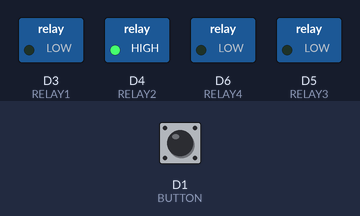
This sketch was run on a simulated ESP8266 (NodeMCU). On the bench: switched loads named in the sketch (green lamp = pin HIGH). The inputs (shaded band) are chosen by the test bench; at power-on: D1 (BUTTON) HIGH.

Above: at 1.2 s.
1.3 s: D1 (BUTTON) pulled LOW for 0.15 s
At 1.37 s:
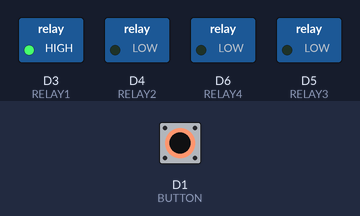
2.9 s: D1 (BUTTON) pulled LOW for 3.2 s
At 6.5 s:
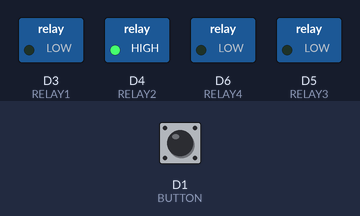
Timing chart, 0 to 8.0 s (numbered marks = the images above; inputs shaded):
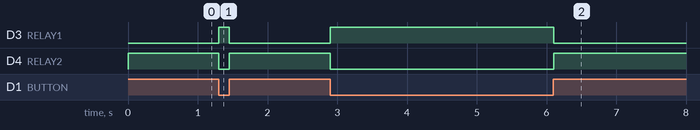

The sketch:

hbridge.ino
```cpp
/*
 * Project hbridge
 * Description: Create H-Bridge Motor Controller using Particle Relay Shield
 * Author: Joseph Grasser
 * Date: 2/25/2018
 */

int RELAY1 = D3;
int RELAY2 = D4;
int RELAY3 = D5;
int RELAY4 = D6;
int BUTTON = D1;

void setup()
{
    //Initilize the relay control pins as output
    pinMode(RELAY1, OUTPUT);
    pinMode(RELAY2, OUTPUT);
    pinMode(RELAY3, OUTPUT);
    pinMode(RELAY4, OUTPUT);
    pinMode(BUTTON, INPUT_PULLUP);

    // Initialize all relays to an OFF state
    digitalWrite(RELAY1, LOW);
    digitalWrite(RELAY2, LOW);
    digitalWrite(RELAY3, LOW);
    digitalWrite(RELAY4, LOW);
}

void loop()
{
    if (digitalRead(BUTTON) == LOW)
    {
        digitalWrite(RELAY1, HIGH);
        digitalWrite(RELAY2, LOW);
    }
    else{
        digitalWrite(RELAY1, LOW);
        digitalWrite(RELAY2, HIGH);
    }
}
```

Measured:
- after the input at 1.3 s, D3 (RELAY1): LOW → HIGH at once, → LOW 0.15 s later; D4 (RELAY2): HIGH → LOW at once, → HIGH 0.15 s later
- after the input at 2.9 s, D3 (RELAY1): LOW → HIGH at once, → LOW 3.2 s later; D4 (RELAY2): HIGH → LOW at once, → HIGH 3.2 s later
